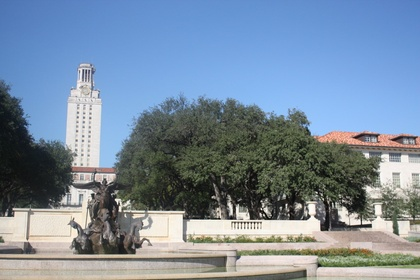
%> input picture assignment 2/images/panorama/uttower_left.jpg, 420 x 280 px, shrunk from 1024 x 683 before the run
$ octave --eval "result = Get_harris('images/panorama/uttower_left.jpg');"   (GNU Octave 9; MATLAB toolbox functions it lacks are replaced by stand-ins)
%> lines starting %> are read from the running program, lines starting %| are printed output that depends on the picture
function [img, f_harris, H] = Get_harris(image)
%> called with image = 'images/panorama/uttower_left.jpg'
    img = imread(image);
%> img is the input picture: size 280x420x3 uint8; mean R, G, B 121.7, 140, 159
    img = rescale(img);
%> img: size 280x420x3 double
    [height, width, dim] = size(img);
%> height = 280; width = 420; dim = 3

    if dim == 3
        img = rgb2gray(img);
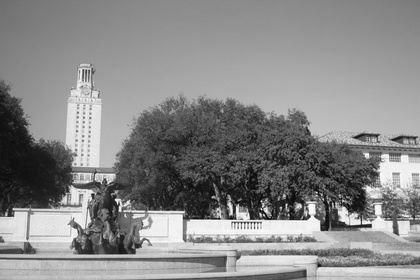
%> img: size 280x420 double; min 0.00352, max 0.999, mean 0.536
    end

    g_filter = fspecial('gaussian', 5, 0.5);
    x_filter = [-1 0 1; -1 0 1; -1 0 1;];
    y_filter = x_filter';

    % Making smooth im1 to reduce noise
    smooth_img = filter2(g_filter, img);

    % Compute image gradient using sobel filter
    gx = filter2(x_filter, smooth_img);
    gy = filter2(y_filter, smooth_img);
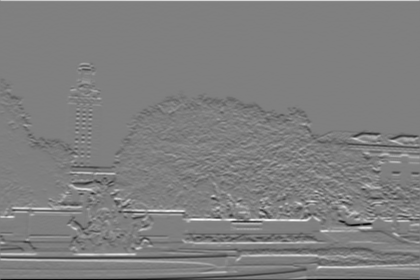
%> gy: size 280x420 double; min -2.42, max 2.41, mean 0.000652; drawn with min black and max white

    gxgx = gx.*gx;
    gxgy = gx.*gy;
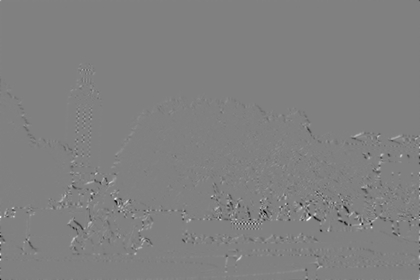
%> gxgy: size 280x420 double; min -1.84, max 1.8, mean -0.00157; drawn with min black and max white
    gygy = gy.*gy;
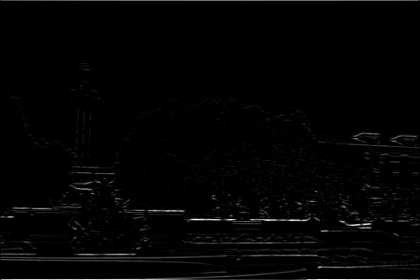
%> gygy: size 280x420 double; min 1.11e-12, max 5.85, mean 0.0946; drawn with min black and max white

    % Compute H matrix and harris operator
    H = zeros(2, 2, height, width);
    f_harris = zeros(height, width);
    gxgx_filtered = filter2(ones(11), gxgx);
    gxgy_filtered = filter2(ones(11), gxgy);
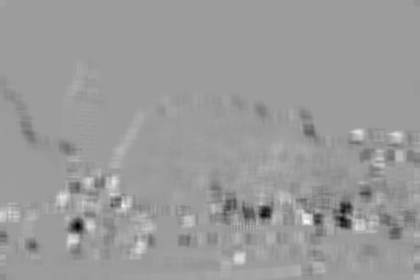
%> gxgy_filtered: size 280x420 double; min -26.04, max 16.48, mean -0.192; drawn with min black and max white
    gygy_filtered = filter2(ones(11), gygy);
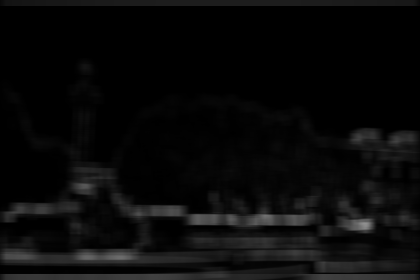
%> gygy_filtered: size 280x420 double; min 0.00253, max 144.9, mean 10.1

    for y = 1:height
        for x = 1:width
            H(1, 1, y, x) = gxgx_filtered(y, x);
            H(1, 2, y, x) = gxgy_filtered(y, x);
            H(2, 1, y, x) = gxgy_filtered(y, x);
            H(2, 2, y, x) = gygy_filtered(y, x);
            f_harris(y, x) = det(H(:, :, y, x)) - 0.04 * trace(H(:, :, y, x)).^2;
        end
    end
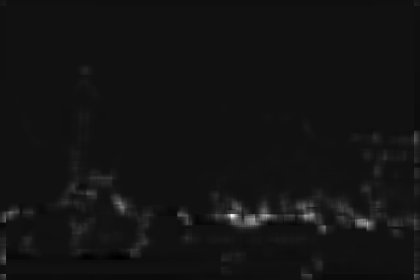
%> f_harris: size 280x420 double; min -449, max 6270.7, mean 67.7; drawn with min black and max white
end

$ run again, on assignment 2/images/panorama/uttower_right.jpg
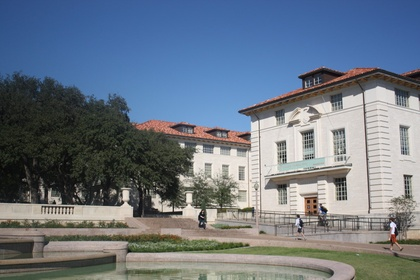
%> input picture assignment 2/images/panorama/uttower_right.jpg, 420 x 280 px, shrunk from 1024 x 683 before the run
%> in Get_harris, img is the input picture: size 280x420x3 uint8; mean R, G, B 107.7, 118.9, 132
%> in Get_harris, `gxgy_filtered = filter2(ones(11), gxgy);`:
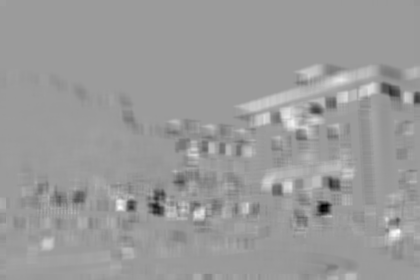
%> gxgy_filtered: size 280x420 double; min -21.69, max 13.94, mean -0.0501; drawn with min black and max white
%> after the loop in Get_harris, `for y = 1:height`:
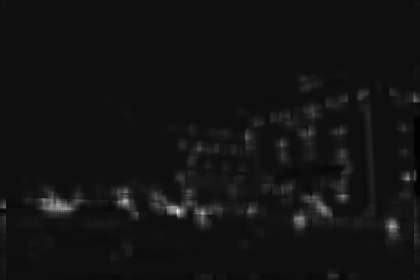
%> f_harris: size 280x420 double; min -213.7, max 3246, mean 50; drawn with min black and max white
